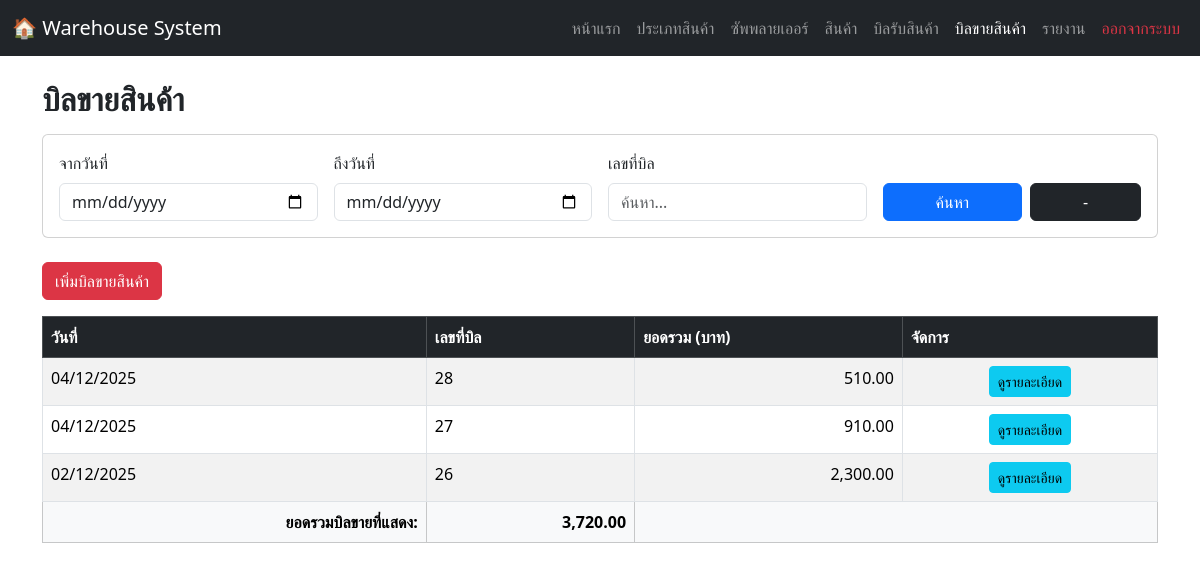
Page /warehouse_sale.php (signed in) on the committed database.
### tables this page shows
CREATE TABLE `sales` (
  `sale_id` int(11) NOT NULL,
  `user_id` int(11) DEFAULT NULL,
  `sale_date` date DEFAULT NULL,
  `total_amount` decimal(12,2) DEFAULT NULL
);

### warehouse_sale.php (the view, shortened to what this page needs)
<?php
include 'connection.php';
$start_date = $_GET['start_date'] ?? '';
$end_date   = $_GET['end_date'] ?? '';
$search_term = $_GET['search_term'] ?? '';
$sql = "
    SELECT
        s.sale_id AS bill_id,
        s.sale_id AS bill_number,
        s.sale_date AS bill_date,
        s.total_amount,
        'ลูกค้าทั่วไป' AS party_name
    FROM sales s
    WHERE 1=1
";
$sql .= " ORDER BY bill_date DESC, bill_id DESC";
$stmt = $conn->prepare($sql);
$stmt->execute();
$result = $stmt->get_result();
$total_out = 0;
$bills_out = [];
if ($result->num_rows > 0) {
    while ($row = $result->fetch_assoc()) {
        $bills_out[] = $row;
        $total_out += $row['total_amount'];
    }
}
?>
<!DOCTYPE html>
<html lang="th">
<head>
<link href="https://cdn.jsdelivr.net/npm/bootstrap@5.3.2/dist/css/bootstrap.min.css" rel="stylesheet">
</head>
<body>
<nav class="navbar navbar-expand-lg navbar-dark bg-dark">
  <div class="container-fluid">
    <a class="navbar-brand" href="#">🏠 Warehouse System</a>
    <div class="collapse navbar-collapse">
      <ul class="navbar-nav ms-auto">
        <li class="nav-item"><a class="nav-link" href="homepage.php">หน้าแรก</a></li>
        <li class="nav-item"><a class="nav-link" href="categories.php">ประเภทสินค้า</a></li>
        <li class="nav-item"><a class="nav-link" href="suppliers.php">ซัพพลายเออร์</a></li>
        <li class="nav-item"><a class="nav-link" href="products.php">สินค้า</a></li>
        <li class="nav-item"><a class="nav-link" href="warehouse_page.php">บิลรับสินค้า</a></li>
        <li class="nav-item"><a class="nav-link active" href="warehouse_sale.php">บิลขายสินค้า</a></li>
        <li class="nav-item"><a class="nav-link" href="report.php">รายงาน</a></li>
        <li class="nav-item"><a class="nav-link text-danger" href="logout.php">ออกจากระบบ</a></li>
      </ul>
    </div>
  </div>
</nav>
<div class="container mt-4 mb-5">
  <h2 class="fw-bold mb-3">บิลขายสินค้า</h2>
  <form method="GET" class="card card-body mb-4">
    <div class="row g-3 align-items-end">
      <div class="col-md-3">
        <label class="form-label">จากวันที่</label>
        <input type="date" name="start_date" class="form-control"
               value="<?= htmlspecialchars($start_date) ?>">
      </div>
      <div class="col-md-3">
        <label class="form-label">ถึงวันที่</label>
        <input type="date" name="end_date" class="form-control"
               value="<?= htmlspecialchars($end_date) ?>">
      </div>
      <div class="col-md-3">
        <label class="form-label">เลขที่บิล</label>
        <input type="text" name="search_term" class="form-control"
               placeholder="ค้นหา..." value="<?= htmlspecialchars($search_term) ?>">
      </div>
      <div class="col-md-3 d-flex gap-2">
        <button class="btn btn-primary flex-grow-1" type="submit">ค้นหา</button>
        <a href="warehouse_sale.php" class="btn btn-dark flex-grow-1">-</a>
      </div>
    </div>
  </form>
  <a href="stock_out_add.php" class="btn btn-danger mb-3">เพิ่มบิลขายสินค้า</a>
  <table class="table table-bordered table-striped">
    <thead class="table-dark">
      <tr>
        <th>วันที่</th>
        <th>เลขที่บิล</th>
        <th>ยอดรวม (บาท)</th>
        <th>จัดการ</th>
      </tr>
    </thead>
    <tbody>
      <?php if (!empty($bills_out)): ?>
        <?php foreach ($bills_out as $row): ?>
        <tr>
          <td><?= date("d/m/Y", strtotime($row['bill_date'])) ?></td>
          <td><?= htmlspecialchars($row['bill_number']) ?></td>
          <td class="text-end"><?= number_format($row['total_amount'], 2) ?></td>
          <td class="text-center">
            <a href="sale_detail.php?sale_id=<?= $row['bill_id'] ?>"
               class="btn btn-sm btn-info">ดูรายละเอียด</a>
          </td>
        </tr>
        <?php endforeach; ?>
      <?php else: ?>
        <tr><td colspan="4" class="text-center text-muted">ไม่พบข้อมูล</td></tr>
      <?php endif; ?>
    </tbody>
    <tfoot>
      <tr class="table-light">
        <th class="text-end">ยอดรวมบิลขายที่แสดง:</th>
        <th class="text-end"><?= number_format($total_out, 2) ?></th>
        <th colspan="2"></th>
      </tr>
    </tfoot>
  </table>
</div>
</body>
</html>

### rows in the picture
sales: sale_date "04/12/2025", sale_id "28", total_amount "510.00"
sales: sale_date "04/12/2025", sale_id "27", total_amount "910.00"
sales: sale_date "02/12/2025", sale_id "26", total_amount "2,300.00"

### other values in the picture
$total_out "3,720.00"
